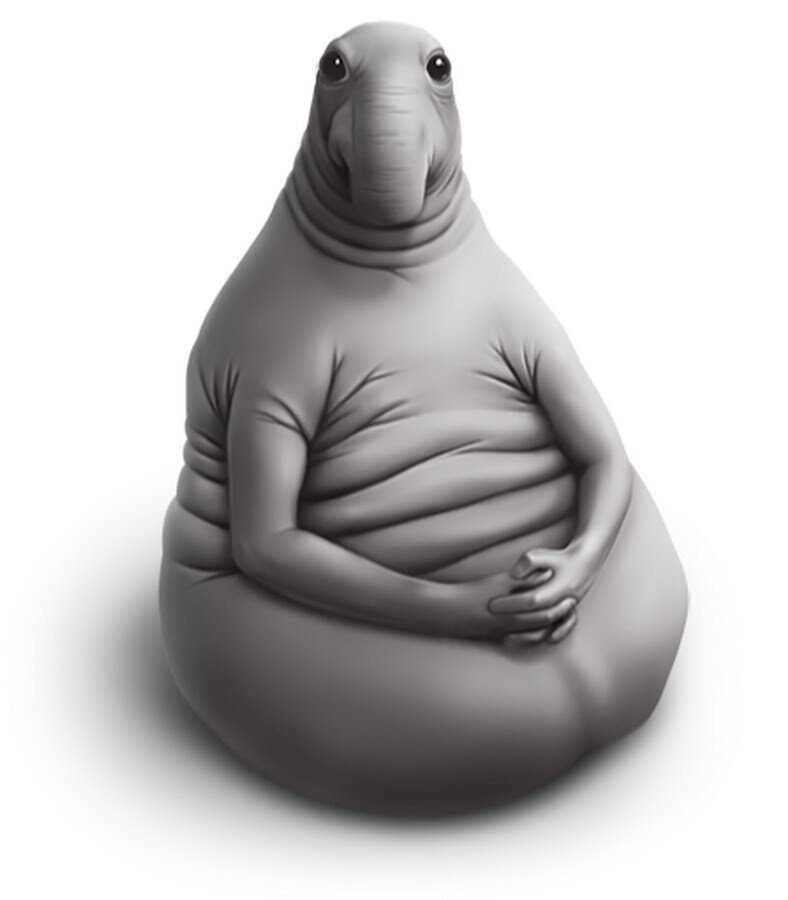
#> input picture part-2/04-ASCII-Art/ascii-art-code/ждун.jpeg, 788 x 900 px
$ python art-7.py   (older library calls are emulated)
#> lines starting #> are read from the running program, lines starting #| are printed output that depends on the picture
#> further down, img is the input picture: PIL image 788x900 RGB; mean R, G, B 196.5, 195, 194.9
# pip3 install pillow
# пискели рисунка на символы - компактно

from PIL import Image


def get_image_resize(img, height_new):
#> called with height_new = 50
    width, height = img.size  # исходные размеры рисунка
#> width = 788; height = 900
    width_new = width // (height//height_new)
#> width_new = 43
    img_new = img.resize((width_new, height_new), Image.ANTIALIAS)
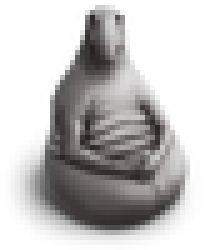
#> img_new: PIL image 43x50 RGB (shown 5 times larger); mean R, G, B 196.4, 194.9, 194.8
    return img_new


symbols = ' -+8'  # тут добавить больше градаций яркости и подобрать свои символы

symbols = symbols[::-1]

name_image = 'ждун.jpeg'
img = Image.open(name_image)
img_new = get_image_resize(img, 50)  # привести к размеру 100 пикселей


# тут код убрать в функцию get_image_symbols получение строки символов с картинкой
count = len(symbols)
full = 256 + 256 + 256  # максимальное значение
segment = full // count  # длина сегмента

result = ''
width, height = img_new.size
#> width = 43; height = 50
for y in range(height):
    for x in range(width):
        r, g, b = img_new.getpixel((x, y))
        color = r + g + b
        pos = color // segment
        result += symbols[pos] * 2
    result += '\n'


# тут добавить вывод в текстовый файл
name_txt = name_image + '.txt'
f = open(name_txt, 'w')
f.write(result)
f.close()
# print(result)
